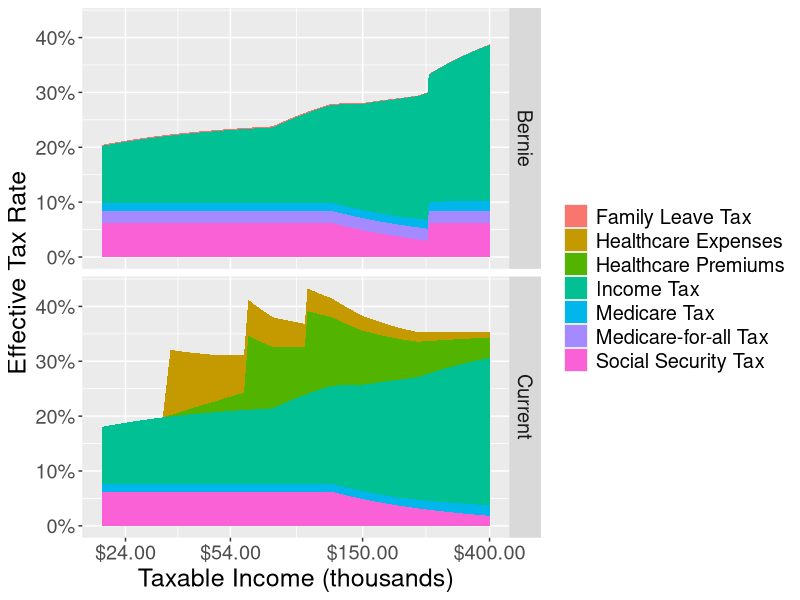

This figure's R source:

# https://berniesanders.com/issues/medicare-for-all
incomeBracketsBernie <- data.frame(
  bottom = c(0, 18450, 74900, 151200, 230450, 250000, 
             499999, 2000000, 10000000),
  cap = c(18450, 74900, 151200, 230450, 250000, 
          499999, 2000000, 10000000, Inf),
  rate  = c(.1, .15, .25, .28, .33, .37, .43, .48, .52),
  extra = 0
)

#http://www.bankrate.com/finance/taxes/tax-brackets.aspx
#Married/jointly 2015 rate
incomeBracketsCurrent <- data.frame(
  bottom = c(0, 18450, 74900, 151200, 230450, 411500, 464850),
  cap = c(18450, 74900, 151200, 230450, 411500, 464850, Inf),
  rate = c(.1, .15, .25, .28, .33, .35, .396),
  extra = 0
)

#https://www.irs.gov/publications/p15/ar02.html#en_US_2016_publink1000202402
# Tax rates and the social security wage base limit.   Social security and
# Medicare taxes have different rates and only the social security tax has a
# wage base limit. The wage base limit is the maximum wage subject to the tax
# for the year. Determine the amount of withholding for social security and
# Medicare taxes by multiplying each payment by the employee tax rate. There are
# no withholding allowances for social security and Medicare taxes.
# 
# For 2016, the social security tax rate is 6.2% (amount withheld) each for the
# employer and employee (12.4% total). The social security wage base limit is
# $118,500. The tax rate for Medicare is 1.45% (amount withheld) each for the
# employee and employer (2.9% total). There is no wage base limit for Medicare
# tax; all covered wages are subject to Medicare tax.
# 
# Additional Medicare Tax withholding.   In addition to withholding Medicare tax
# at 1.45%, you must withhold a 0.9% Additional Medicare Tax from wages you pay
# to an employee in excess of $200,000 in a calendar year. You are required to
# begin withholding Additional Medicare Tax in the pay period in which you pay
# wages in excess of $200,000 to an employee and continue to withhold it each
# pay period until the end of the calendar year. Additional Medicare Tax is only
# imposed on the employee. There is no employer share of Additional Medicare
# Tax. All wages that are subject to Medicare tax are subject to Additional
# Medicare Tax withholding if paid in excess of the $200,000 withholding
# threshold.
ssBracketsCurrent <- data.frame(
  bottom = c(0, 118500),
  cap = c(118500, Inf),
  rate = c(.062, 0),
  extra = 0
)

medicareBracketsCurrent <- data.frame(
  bottom = c(0, 200000),
  cap = c(200000, Inf),
  rate = c(.0145, .0145 + .009),
  extra = 0
)

#https://www.ssa.gov/oact/solvency/BSanders_20150323.pdf
#earnings in the 118500 - 250000 range are not
#taxed unless the total earnings are > 250000 
#($8,153 in taxes for the 118500 - 250000 range)
#extra field compensates
ssBracketsBernie <- data.frame(
  bottom = c(0, 118500, 250000),  
  cap = c(118500, 250000, Inf),  
  rate = c(.062, 0, .062),
  extra = c(0, 0, 8153)
)


mfaBracketsCurrent <- data.frame(
  bottom = 0, cap = Inf, rate = 0, extra = 0
)

mfaBracketsBernie <- data.frame(
  bottom = 0, cap = Inf, rate = .022, extra = 0
)

familyLeaveBracketsCurrent <- data.frame(
  bottom = 0, cap = Inf, rate = 0, extra = 0
)

#http://www.gillibrand.senate.gov/issues/paid-family-medical-leave
familyLeaveBracketsBernie <- data.frame(
  bottom = c(0, 113700),
  cap = c(113700, Inf),
  rate = c(.002, 0),
  extra = 0
)

#fpls for family 4
#http://familiesusa.org/product/federal-poverty-guidelines
fpl4 <- 24250
#http://obamacarefacts.com/insurance-exchange/premium-tax-credits/
healthPremBracketsCurrent <- data.frame(
  bottom = c(0, fpl4 * 1.33, fpl4 * 1.5, fpl4 * 2, fpl4 * 2.5, fpl4 * 4),
  cap = c(fpl4 * 1.33, fpl4 * 1.5, fpl4 * 2, fpl4 * 2.5, fpl4 * 4, Inf),
  #note, 250-400% of FPL has obamacare rate max of 9.66%, but this exceeds
  #national average, so the flat average is used instead
  rate = c(0, .047, .0641, .0818, 0, 0),
  extra = c(0, 0, 0, 0, 6408, 6408)
)

#out of pocket expenses set at $0 for medicaid recipients, or at the
#national average of $4,065 for all others 
#(assumes state with obamacare medicaid expansion)
#http://www.milliman.com/uploadedFiles/insight/Periodicals/mmi/2015-MMI.pdf 
#page 7
#http://obamacarefacts.com/obamacares-medicaid-expansion/
healthPocketBracketsCurrent <- data.frame(
  bottom = c(0, fpl4*1.33),
  cap = c(fpl4*1.33, Inf),
  rate = 0,
  extra = c(0, 4065)
)

healthPremBracketsBernie <- data.frame(
  bottom = 0, cap = 0, rate = 0, extra = 0
)

healthPocketBracketsBernie <- data.frame(
  bottom = 0, cap = 0, rate = 0, extra = 0
)

tax <- function(brackets, x) {
  sum(mapply(function(income, bottom, cap, rate, extra){
    if(income > cap) income <- cap
    margin <- income - bottom
    if(margin < 0) return(0)
    margin * rate + extra
  }, bottom = brackets$bottom,
  cap = brackets$cap, rate = brackets$rate, extra = brackets$extra,
  MoreArgs = list(income = x))) 
}

taxes <- function(incomes, brackets, ssExtra) {
  names(incomes) <- as.character(incomes)
  ret <- data.frame(t(sapply(incomes, function(x) sapply(brackets, tax, x))),
                    check.names = F)
  ret$income <- incomes
  ret
}

taxNames <- c("Income Tax", "Social Security Tax", "Medicare Tax",
                  "Medicare-for-all Tax", "Family Leave Tax", 
              "Healthcare Premiums", "Healthcare Expenses")

currentBrackets <- list(incomeBracketsCurrent,
                        ssBracketsCurrent,
                        medicareBracketsCurrent,
                        mfaBracketsCurrent,
                        familyLeaveBracketsCurrent,
                        healthPremBracketsCurrent,
                        healthPocketBracketsCurrent)
bernieBrackets <- list(incomeBracketsBernie,
                       ssBracketsBernie,
                       medicareBracketsCurrent,
                       mfaBracketsBernie,
                       familyLeaveBracketsBernie,
                       healthPremBracketsBernie,
                       healthPocketBracketsBernie)

names(currentBrackets) <- taxNames
names(bernieBrackets) <- taxNames

incomes <- seq(20000, 400000, by = 2000)
incomelabs <- c(24, 54, 150, 400)
#incomes <- seq(20000, 5000000, by = 10000)

cur <- taxes(incomes, currentBrackets)
#http://www.milliman.com/uploadedFiles/insight/Periodicals/mmi/2015-MMI.pdf 
#page 7
#cur$`Healthcare Expense` <- 10473
cur$set <- "Current"
bern <- taxes(incomes, bernieBrackets)
#bern$`Healthcare Expense` <- 0
bern$set <- "Bernie"

library(tidyr)
dat <- rbind(gather(cur, expense, amount, -income, -set),
      gather(bern, expense, amount,  -income, -set))
dat <- dplyr::mutate(dat, rate = amount / income,
                     incomeT = income / 1000)
library(ggplot2)
png("bernietax.png", width = 960, height = 960)
ggplot(dat, aes(x = incomeT, y = rate, fill = expense)) + 
  geom_area(position = "stack") + facet_grid(set~.) +
  scale_x_log10(labels = scales::dollar, 
                breaks = incomelabs) +
  theme(text = element_text(size = 18)) +
  guides(fill = guide_legend("")) +
  labs(x = "Taxable Income (thousands)", 
       y = "Effective Tax Rate") +
  scale_y_continuous(labels = scales::percent,
                     breaks = seq(0, .5, by = .1))
dev.off()
